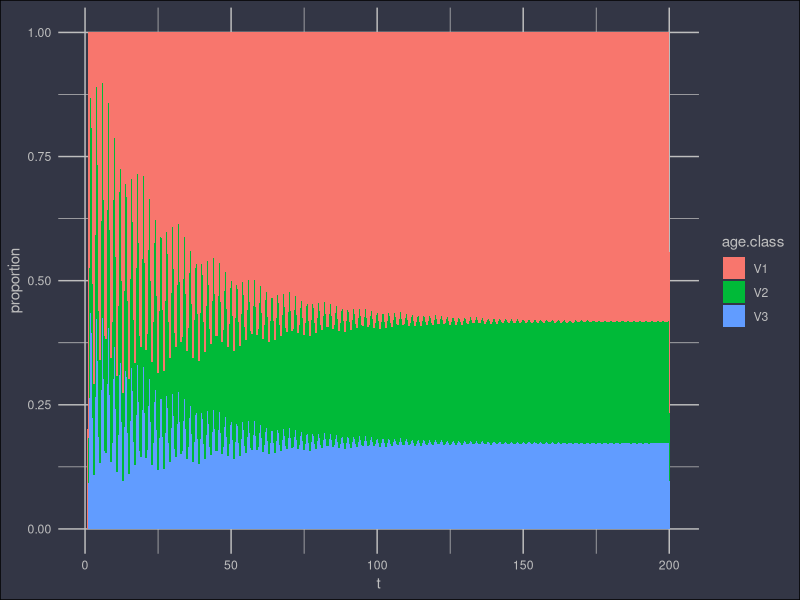
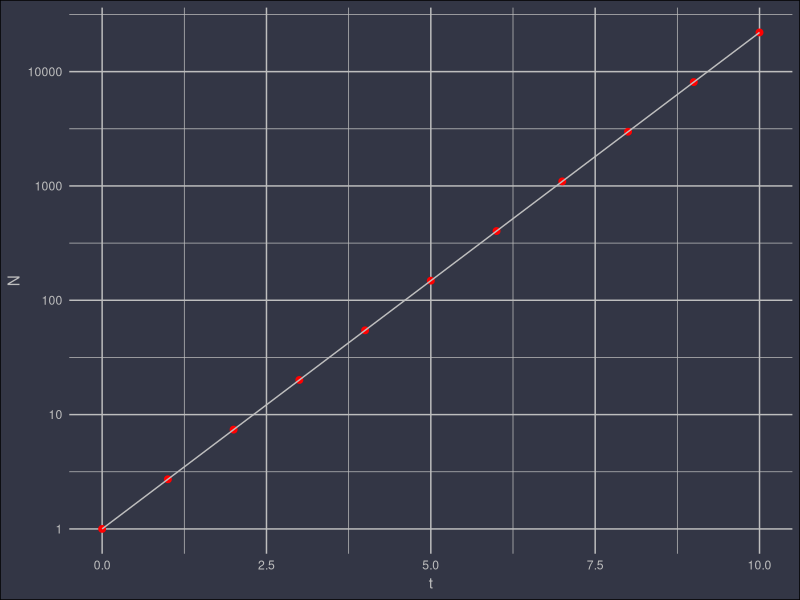
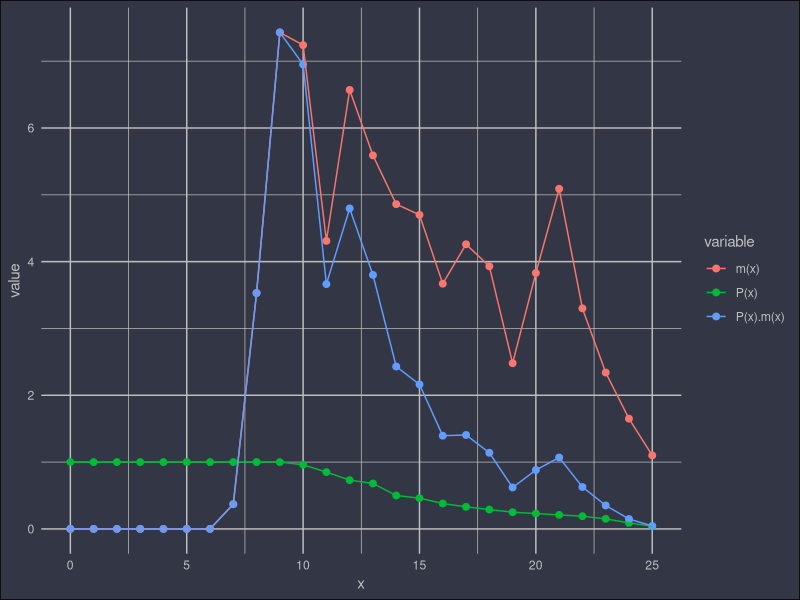

Recreate these plots in R, in order.
## ---- chunk 1
library(tidyverse)
## ---- chunk 2
trans = matrix(
  c(0.0, 0.3, 0.3,
    0.3, 0.3, 0.0,
    3.0, 0.0, 0.0),
  ncol = 3,byrow = T
  )
rownames(trans) = c('V1','V2','V3')
colnames(trans) = c('V1','V2','V3')
trans

Tmax = 200
N = matrix(rep(0, Tmax*3), nrow = 3)
N[1,1] = 1000
for(t in 2:Tmax) N[, t] = N[, t-1] %*% trans
## ---- chunk 3
# plot
ages = as.data.frame(t(N))
ages$total = rowSums(ages)
ages$t = 1:Tmax
agesl = gather(ages, age.class, value, -t, - total)
ggplot(agesl) + 
  geom_area(aes(t, value/total, fill = age.class)) +
  ylab('proportion')+
  theme_minimal() +
  theme(
    plot.background = element_rect(fill = rgb(0.2,0.21,0.27)),
    text = element_text(colour = 'grey'), 
    axis.text = element_text(colour = 'grey'), 
    panel.grid = element_line(colour = 'grey')
  )
## ---- chunk 4
N0 = 1
r = 1
t = 0:10
df = data.frame(
      t,
      N = N0*exp(r*t)
     )
knitr::kable(df,digits = 0, align = c('r','r','r'))

## ---- chunk 5

lm1 = lm(log(N) ~ t, data = df)
coef(lm1)
## ---- chunk 6
# plot 
df$pred = predict(lm1)
ggplot(df) +
  geom_point(aes(t,N), colour = 'red', size = 2) + 
  geom_line(aes(t,exp(pred)), colour = 'grey') + 
  theme_minimal() +
  theme(
    plot.background = element_rect(fill = rgb(.2,.21,.27)),
    text = element_text(colour = 'grey'), 
    axis.text = element_text(colour = 'grey'), 
    panel.grid = element_line(colour = 'grey')
  ) +
  scale_y_log10()
  
## ---- chunk 7
mite = read_csv('../../data/AtlanticSpiderMite_CareyBradley1982.csv')
knitr::kable(mite, align = c('r','r','r'))

## ---- chunk 8
# plot 

mite$`P(x).m(x)` = mite$`P(x)`*mite$`m(x)`
dw = mite %>% gather(variable, value, -x)
ggplot(dw) +
  geom_point(aes(x,value, colour = variable), size = 2) +  
  geom_line(aes(x,value, colour = variable)) +
  theme_minimal() +
  theme(
    plot.background = element_rect(fill = rgb(.2,.21,.27)),
    text = element_text(colour = 'grey'), 
    axis.text = element_text(colour = 'grey'), 
    panel.grid = element_line(colour = 'grey')
  )
  
